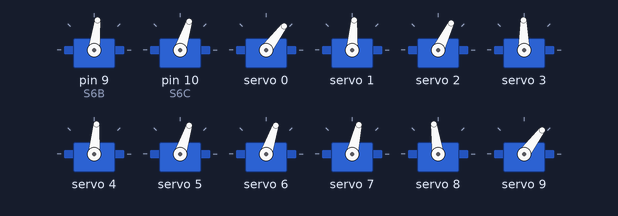
Recording of a sketch running on a simulated Arduino Uno, built with avr-gcc and run on an emulated ATmega328P. Parts: 12 × servo.

Above: at 0.05 s.
At 1.3 s:
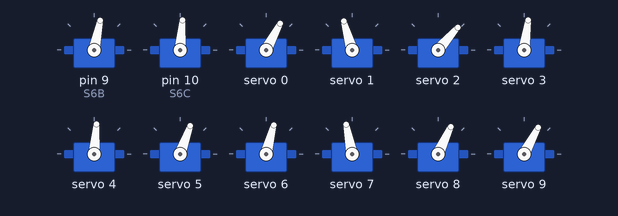
At 2.55 s:
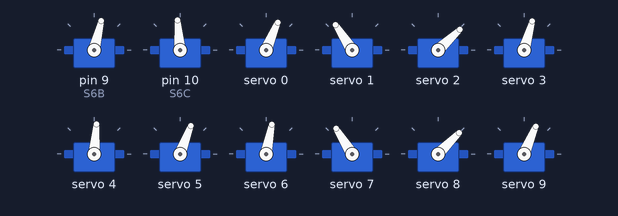
At 5.1 s:
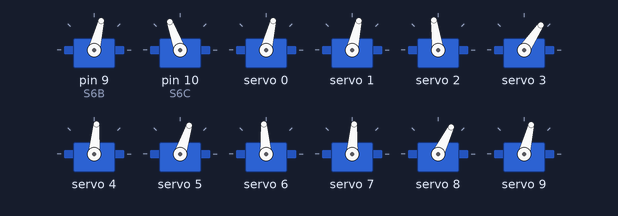
At 7.6 s:
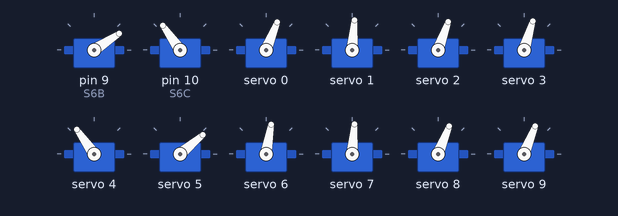
At 10.15 s:
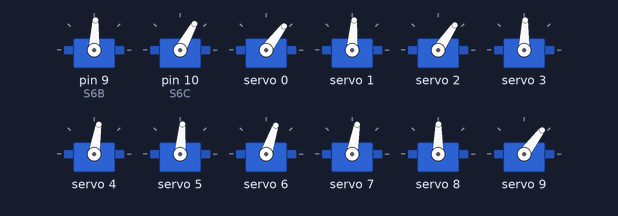
Timing chart, 0 to 13.2 s (numbered marks = the images above):
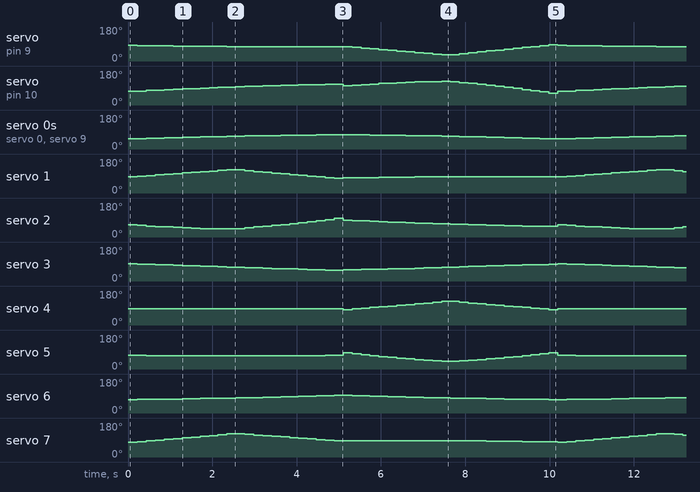

Measured:
- by itself, servo 5: moves between 40° and 85°, repeating every 10.2 s

The sketch:

TW_AngleShot.ino
```cpp
#include <Wire.h>
#include <Servo.h>
#include <Adafruit_PWMServoDriver.h>

Adafruit_PWMServoDriver pwm = Adafruit_PWMServoDriver();

int n = 1;

/////////////////////////////////////////////////////////////////////////////////////////
/////////////////////////////////////////////////////////////////////////////////////////
int walk2[72] = {
166,150,317,
162,151,316,
158,151,314,
155,151,313,
151,152,312,
147,152,311,
143,152,310,
140,152,309,
136,152,309,
132,152,308,
128,152,308,
124,152,308,
120,152,308,
116,152,308,
112,152,308,
108,152,309,
104,152,309,
101,152,310,
97,152,311,
93,152,312,
89,151,313,
86,151,314,
82,151,316,
78,150,317
};

int lift1[72] = {
53,154,296,
59,162,288,
66,170,280,
72,179,274,
79,187,267,
85,196,262,
92,205,257,
98,214,253,
105,222,249,
112,231,247,
118,240,245,
124,248,244,
126,246,248,
125,234,257,
123,223,267,
121,213,277,
120,202,288,
118,192,299,
117,182,311,
116,172,324,
115,162,337,
114,152,351,
113,141,366,
112,130,383
};

int lift3[72] = {
132,130,383,
131,141,366,
130,152,351,
129,162,337,
128,172,324,
127,182,311,
126,192,299,
124,202,288,
123,213,277,
121,223,267,
119,234,257,
118,246,248,
120,248,244,
126,240,245,
132,231,247,
139,222,249,
146,214,253,
152,205,257,
159,196,262,
165,187,267,
172,179,274,
178,170,280,
185,162,288,
191,154,296
};

int walk1[72] = {
128,138,360,
126,140,355,
125,142,349,
123,143,344,
122,145,339,
120,146,335,
118,147,330,
116,149,326,
114,150,322,
112,150,317,
110,151,314,
108,152,310,
106,152,306,
103,153,303,
101,153,299,
98,154,296,
95,154,293,
92,154,290,
89,154,287,
85,154,284,
82,154,282,
78,153,279,
74,153,277,
70,153,275
};

int walk3[72] = {
174,153,275,
170,153,277,
166,153,279,
162,154,282,
159,154,284,
155,154,287,
152,154,290,
149,154,293,
146,154,296,
143,153,299,
141,153,303,
138,152,306,
136,152,310,
134,151,314,
132,150,317,
130,150,322,
128,149,326,
126,147,330,
124,146,335,
122,145,339,
121,143,344,
119,142,349,
118,140,355,
116,138,360
};

int lift2[72] = {
85,142,350,
87,151,336,
90,161,323,
92,171,311,
95,180,300,
97,190,289,
101,199,279,
104,209,269,
107,219,259,
111,230,250,
115,241,242,
120,253,234,
124,253,234,
129,241,242,
133,230,250,
137,219,259,
140,209,269,
143,199,279,
147,190,289,
149,180,300,
152,171,311,
154,161,323,
157,151,336,
159,142,350
};

int walk6[48] = {
7,108,
8,106,
9,103,
10,101,
10,99,
11,97,
12,95,
12,93,
13,91,
13,89,
13,87,
14,85,
14,84,
14,82,
14,81,
14,79,
14,78,
14,76,
14,75,
14,74,
14,73,
14,72,
14,71,
14,70
};

int lift6[48] = {
14,79,
18,75,
22,72,
26,69,
30,66,
34,64,
38,61,
42,59,
46,58,
50,57,
54,56,
57,55,
56,57,
51,62,
46,66,
41,71,
37,76,
32,81,
27,86,
23,92,
18,98,
14,104,
9,111,
3,119
};
/////////////////////////////////////////////////////////////////////////////////////////
/////////////////////////////////////////////////////////////////////////////////////////

int S1A = 0;
int S1B = 1;
int S1C = 2;
int S2A = 3;
int S2B = 4;
int S2C = 5;
int S3A = 6;
int S3B = 7;
int S3C = 8;
int S4A = 9;
int S4B = 10;
int S4C = 11;
int S5A = 12;
int S5B = 13;
int S5C = 14;
int S6A = 15;
Servo S6B;
Servo S6C;

void setup() {
  Serial.begin(9600);

  S6B.attach(9);
  S6C.attach(10);

  pwm.begin();

  pwm.setPWMFreq(60);  // Analog servos run at ~60 Hz updates

}


void loop() {
  for (n = 0; n <= 23; n++) {

    pwm.setPWM(S1A, 0, 198+walk1[23*3-(n*3)]);
    pwm.setPWM(S1B, 0, 198+lift1[1+(n*3)]);
    pwm.setPWM(S1C, 0, lift1[2+(n*3)]);
    pwm.setPWM(S2A, 0, 198+walk2[(n*3)]);
    pwm.setPWM(S2B, 0, 198+walk2[1+(n*3)]);
    pwm.setPWM(S2C, 0, walk2[2+(n*3)]);
    pwm.setPWM(S3A, 0, 198+walk3[23*3-(n*3)]);
    pwm.setPWM(S3B, 0, 198+lift3[1+(n*3)]);
    pwm.setPWM(S3C, 0, lift3[2+(n*3)]);

    pwm.setPWM(S4A, 0, 442-walk3[(n*3)]);
    pwm.setPWM(S4B, 0, 442-walk3[1+(n*3)]);
    pwm.setPWM(S4C, 0, 640-walk3[2+(n*3)]);
    pwm.setPWM(S5A, 0 , 442-lift2[(n*3)]);
    pwm.setPWM(S5B, 0, 442-lift2[1+(n*3)]);
    pwm.setPWM(S5C, 0, 640-lift2[2+(n*3)]);
    pwm.setPWM(S6A, 0, 442-walk1[(n*3)]);
    S6B.write(90-walk6[(n*2)]);
    S6C.write(180-walk6[1+(n*2)]);


    delay(200);
  }
  n = 0;
  for (n = 0; n <= 23; n ++) {
    pwm.setPWM(S1A, 0, 198+walk1[(n*3)]);
    pwm.setPWM(S1B, 0, 198+walk1[1+(n*3)]);
    pwm.setPWM(S1C, 0, walk1[2+(n*3)]);
    pwm.setPWM(S2A, 0, 198+lift2[(n*3)]);
    pwm.setPWM(S2B, 0, 198+lift2[1+(n*3)]);
    pwm.setPWM(S2C, 0, lift2[2+(n*3)]);
    pwm.setPWM(S3A, 0, 198+walk3[(n*3)]);
    pwm.setPWM(S3B, 0, 198+walk3[1+(n*3)]);
    pwm.setPWM(S3C, 0, walk3[2+(n*3)]);

    pwm.setPWM(S4A, 0, 442-walk3[23*3-(n*3)]);
    pwm.setPWM(S4B, 0, 442-lift3[1+(n*3)]);
    pwm.setPWM(S4C, 0, 640-lift3[2+(n*3)]);
    pwm.setPWM(S5A, 0 , 442-walk2[(n*3)]);
    pwm.setPWM(S5B, 0, 442-walk2[1+(n*3)]);
    pwm.setPWM(S5C, 0, 640-walk2[2+(n*3)]);
    pwm.setPWM(S6A, 0, 442-walk1[23*3-(n*3)]);
    S6B.write(90-lift6[(n*2)]);
    S6C.write(180-lift6[1+(n*2)]);

    delay(200);
  }
  n = 0;
}
```
